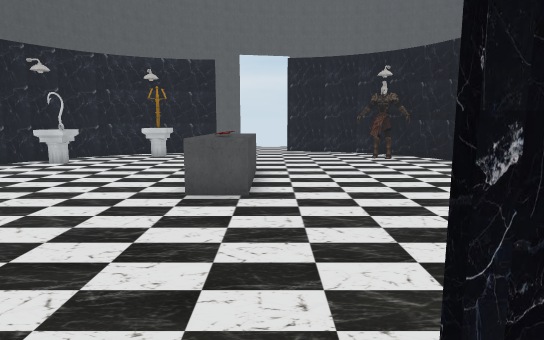
View 1 (above)

17 first-person views from a walk through a Unity game level. The camera is 1.5 m above the floor, tilts 8° down and sees 75° across. The floor is counted in squares, 1 m on a side. Each view is taken from the middle of a square. On the plan, view 1 faces up. The plan holds only what a view shows up to about 16 squares ahead; the rest is blank. Some surface patterns are stand-ins.

View 2
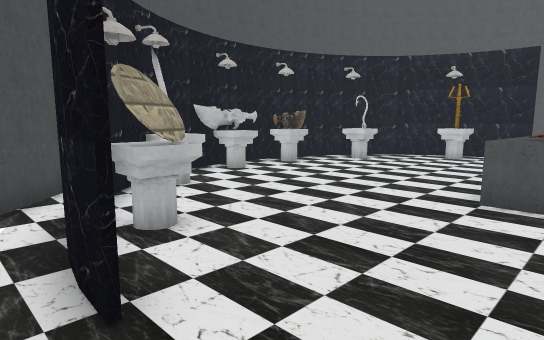

View 3
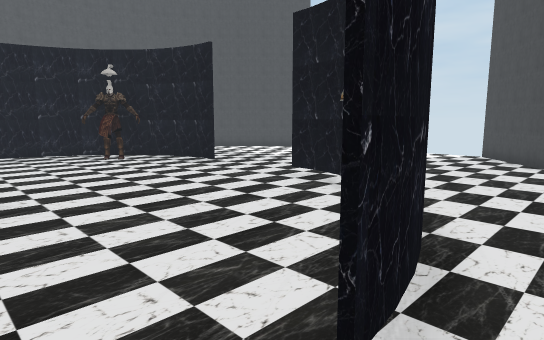

View 4
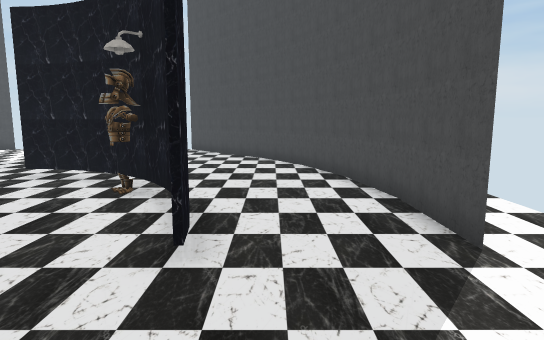

View 5
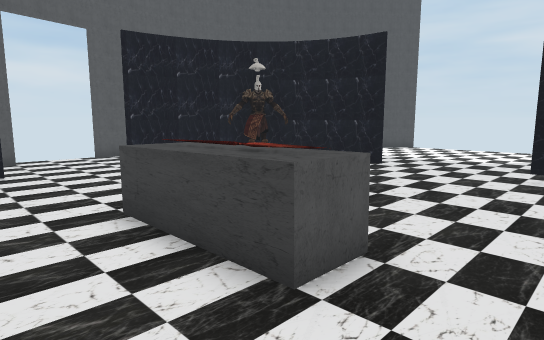

View 6
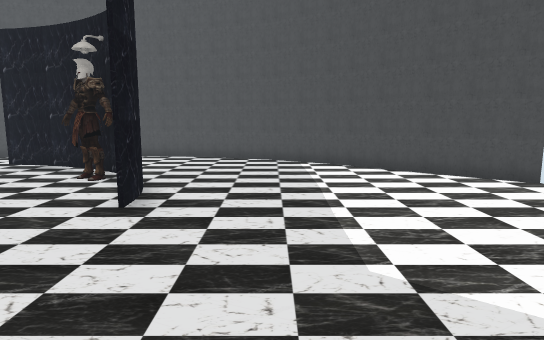

View 7
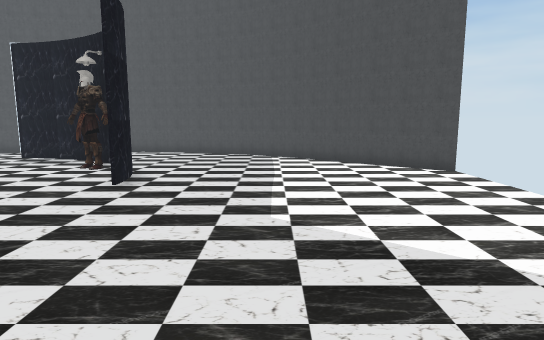

View 8
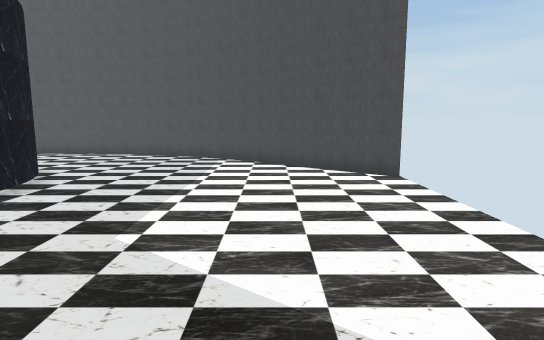

View 9
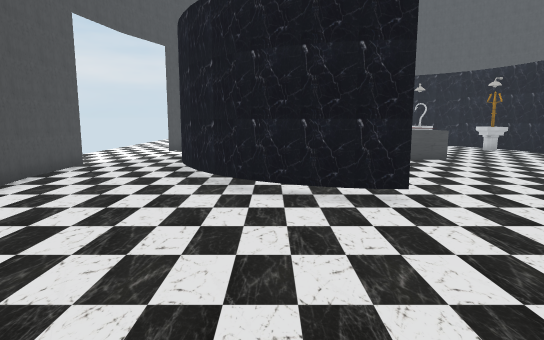

View 10
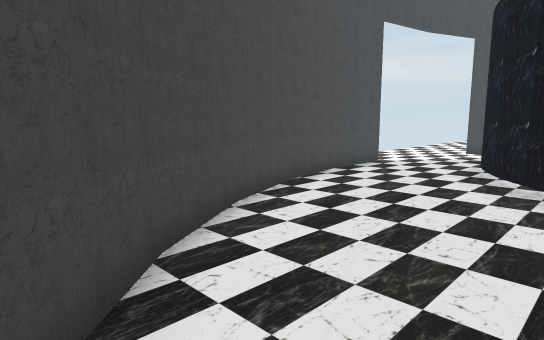

View 11
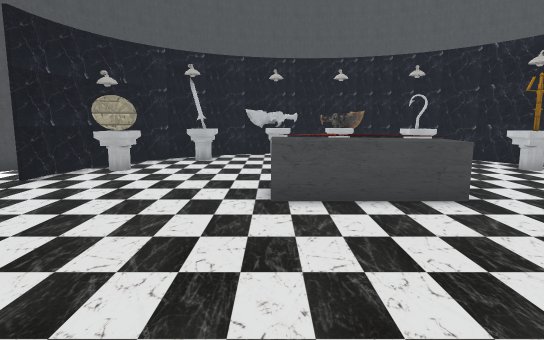

View 12
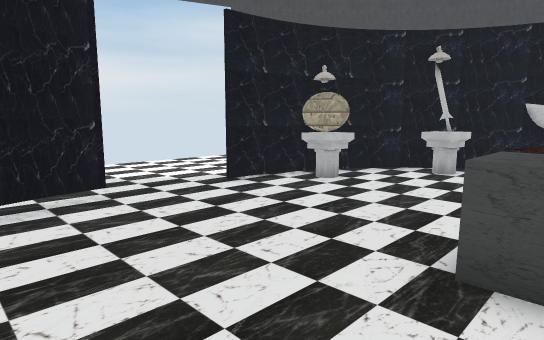

View 13
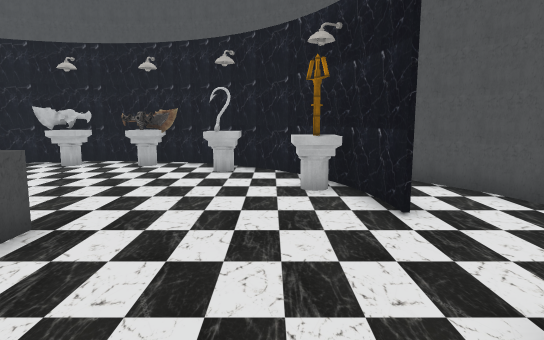

View 14
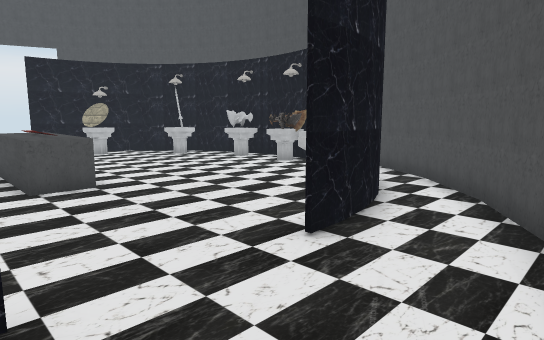

View 15
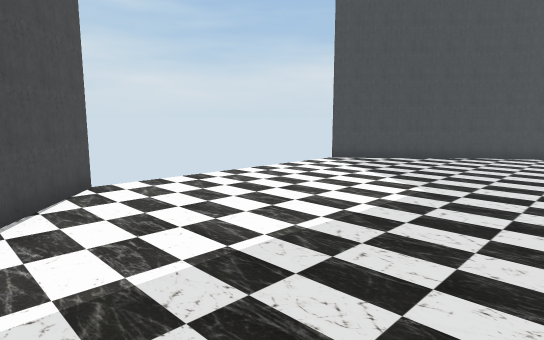

View 16
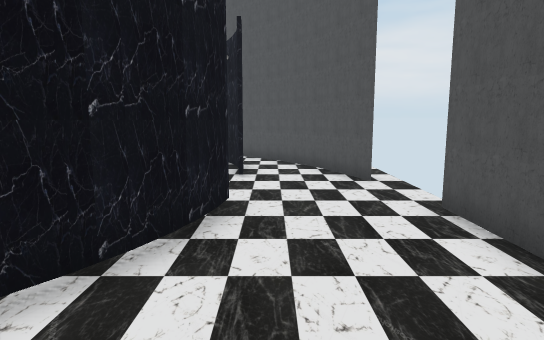

View 17
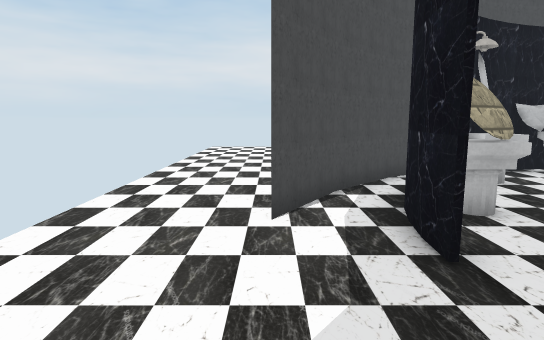

### Floor plan
Key: @ floor where view 1 was taken; # wall or solid block; . floor; O other object.
Columns run from 15 left of view 1 to 16 right of it. Each row starts with its distance up from view 1.
 20            .....#######
 19            ###........####
 18          ###.............##
 17         ##................##
 16        ######...###........##
 15       ####OO......##........###
 14      ####..........O#.........#
 13      ##OO...........O#.........
 12      ##OO............##........
 11      ##.......O.......#........
 10      #O......OO................
  9      #O......OO................
  8      #O......OO................
  7      #O......OO................
  6      ##..............#.........
  5       #OO............#.........
  4       #OO...........##........##
  3       ###.O........##....... ##
  2        ###OO......##.......##
  1         #####...###.......##
  0         ###....@.........##
 -1  .........#............###
 -2 ................########
 -3 ..................
 -4 ...............

Where each view was taken, in squares from view 1:
view 1: 0 up, 0 right, facing up
view 2: 0 up, 0 right, facing up-left
view 3: 0 up, 1 left, facing up-right
view 4: 0 up, 3 left, facing right
view 5: 5 up, 4 left, facing up-right
view 6: 5 up, 9 right, facing up
view 7: 3 up, 10 right, facing up
view 8: 4 up, 12 right, facing up
view 9: 4 up, 13 right, facing left
view 10: 4 up, 13 right, facing down-left
view 11: 7 up, 6 right, facing left
view 12: 8 up, 3 right, facing down-left
view 13: 14 up, 3 right, facing left
view 14: 19 up, 1 right, facing down-left
view 15: 16 up, 7 right, facing down-right
view 16: 17 up, 7 right, facing left
view 17: 1 down, 1 right, facing left
